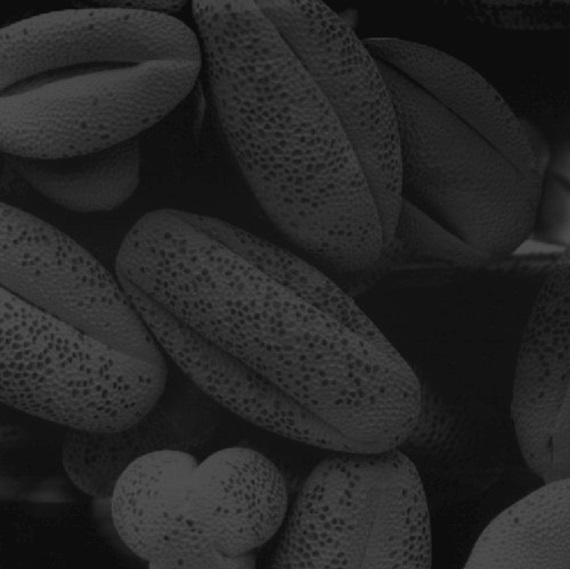
#> input picture Image/low_contrast.jpg, 570 x 569 px
$ python contrast_stretching.py
#> lines starting #> are read from the running program, lines starting #| are printed output that depends on the picture
import numpy as np
import math
import cv2

# open image and convert to grayscale
image = cv2.imread('../Image/low_contrast.jpg', 0)
#> image is the input picture: shape (569, 570); min 9, max 81, mean 38.7

# find max and min pixel values
a = int(image.max())
#> a = 81
b = int(image.min())
#> b = 9

# convert image to float
c = image.astype(float)
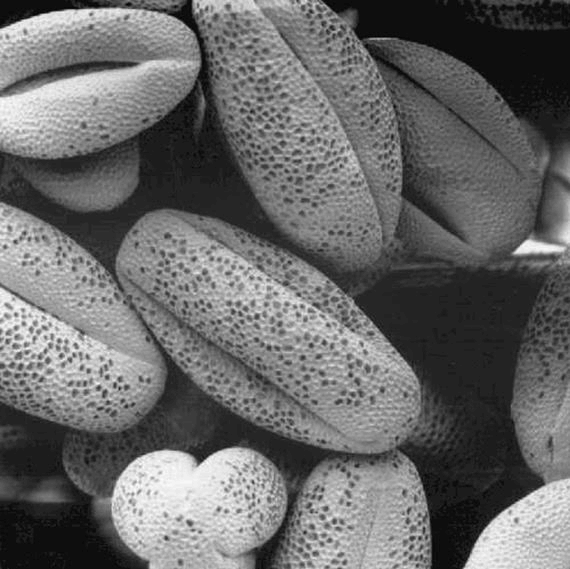
#> c: shape (569, 570) float64; min 9, max 81, mean 38.7; drawn with min black and max white

# contrast stretching operation
out_image = 255 * (c-a)/(b-a)
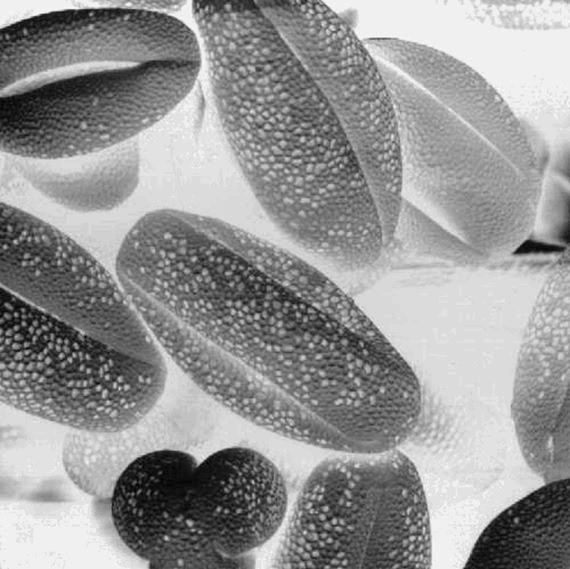
#> out_image: shape (569, 570) float64; min 0, max 255, mean 149.6

# convert back to int
out_image = out_image.astype(int)

cv2.imwrite( '../Output/low_contrast.png', out_image)
cv2.destroyAllWindows()

$ run again, with Image/11.jpg copied over Image/low_contrast.jpg
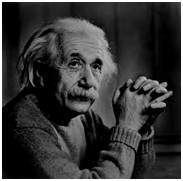
#> input picture Image/11.jpg, 183 x 181 px
#> image is the input picture: shape (181, 183); min 0, max 255, mean 55.2
#> a = 255
#> b = 0
#> `out_image = 255 * (c-a)/(b-a)`:
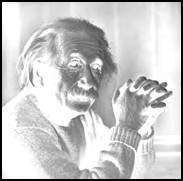
#> out_image: shape (181, 183) float64; min 0, max 255, mean 199.8
